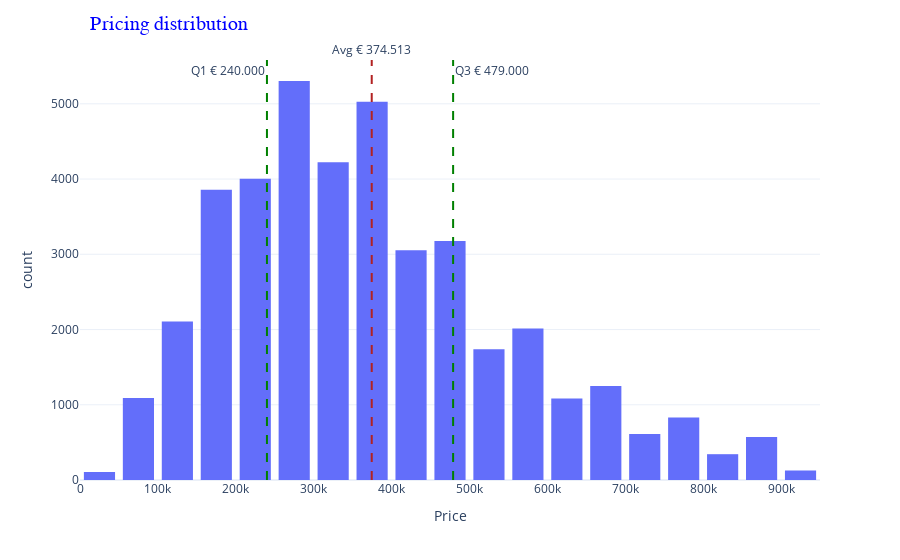

Notebook code for this chart:
### Code cell
# Starts setting up histogram of prices
fig = px.histogram(price_no_outliers, x="price", nbins=40, labels={'price': "Price"}) 
fig.update_layout(bargap=0.2)

# Vertical lines that are added
fig.add_vline(x=average_price_no_outliers, line_dash = 'dash', line_color = 'firebrick', annotation_text= text_average, annotation_position="top")
fig.add_vline(x=price_no_outliers_q1, line_dash = 'dash', line_color = 'green', annotation_text= text_q1, annotation_position="top left")
fig.add_vline(x=price_no_outliers_q3, line_dash = 'dash', line_color = 'green', annotation_text= text_q3, annotation_position="top right")

# Making it a bit more pretty and clean
fig.update_layout(
    title = "Pricing distribution", 
    title_font=dict(size=20,
                    color='blue',
                    family='Arial'),
    title_x=0.1,  
)

# Display plot
fig.show()

### Figure 1 — Plotly figure (JSON) as saved in the notebook; plotly's stock layout.template omitted (floating-point values rounded to 4 significant figures; data arrays with more than 128 entries replaced by an {"elided": "..."} marker saying what was removed)
{"data": [{"alignmentgroup": "True", "bingroup": "x", "hovertemplate": "Price=%{x}<br>count=%{y}<extra></extra>", "legendgroup": "", "marker": {"color": "#636efa", "pattern": {"shape": ""}}, "name": "", "nbinsx": 40, "offsetgroup": "", "orientation": "v", "showlegend": false, "type": "histogram", "x": {"elided": "40511 int values"}, "xaxis": "x", "yaxis": "y"}], "layout": {"annotations": [{"showarrow": false, "text": "Avg € 374.513", "x": 374500.0, "xanchor": "center", "xref": "x", "y": 1, "yanchor": "bottom", "yref": "y domain"}, {"showarrow": false, "text": "Q1 € 240.000", "x": 240000, "xanchor": "right", "xref": "x", "y": 1, "yanchor": "top", "yref": "y domain"}, {"showarrow": false, "text": "Q3 € 479.000", "x": 479000, "xanchor": "left", "xref": "x", "y": 1, "yanchor": "top", "yref": "y domain"}], "bargap": 0.2, "barmode": "relative", "legend": {"tracegroupgap": 0}, "margin": {"t": 60}, "shapes": [{"line": {"color": "firebrick", "dash": "dash"}, "type": "line", "x0": 374500.0, "x1": 374500.0, "xref": "x", "y0": 0, "y1": 1, "yref": "y domain"}, {"line": {"color": "green", "dash": "dash"}, "type": "line", "x0": 240000, "x1": 240000, "xref": "x", "y0": 0, "y1": 1, "yref": "y domain"}, {"line": {"color": "green", "dash": "dash"}, "type": "line", "x0": 479000, "x1": 479000, "xref": "x", "y0": 0, "y1": 1, "yref": "y domain"}], "title": {"font": {"color": "blue", "family": "Arial", "size": 20}, "text": "Pricing distribution", "x": 0.1}, "xaxis": {"anchor": "y", "domain": [0, 1], "title": {"text": "Price"}}, "yaxis": {"anchor": "x", "domain": [0, 1], "title": {"text": "count"}}}}
